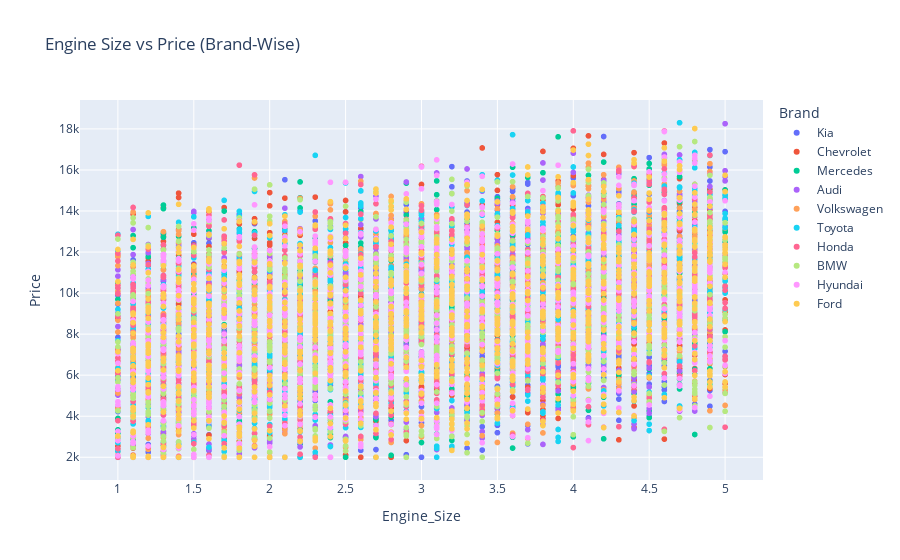

This figure's notebook cell:
### Markdown cell above
## Engine Size vs. Price Analysis (Brand-wise)

### Code cell
fig = px.scatter(df,
                 x="Engine_Size",
                 y="Price",
                 color="Brand",
                 hover_data=["Car_Name", "Engine_Size", "Price"],
                 title="Engine Size vs Price (Brand-Wise)")

fig.show()

### Figure 1 — Plotly figure (JSON) as saved in the notebook; plotly's stock layout.template omitted (floating-point values rounded to 4 significant figures; data arrays with more than 128 entries replaced by an {"elided": "..."} marker saying what was removed)
{"data": [{"customdata": {"elided": "976x1 str values"}, "hovertemplate": "Brand=Kia<br>Engine_Size=%{x}<br>Price=%{y}<br>Car_Name=%{customdata[0]}<extra></extra>", "legendgroup": "Kia", "marker": {"color": "#636efa", "symbol": "circle"}, "mode": "markers", "name": "Kia", "showlegend": true, "type": "scattergl", "x": {"elided": "976 float values"}, "xaxis": "x", "y": {"elided": "976 int values"}, "yaxis": "y"}, {"customdata": {"elided": "1003x1 str values"}, "hovertemplate": "Brand=Chevrolet<br>Engine_Size=%{x}<br>Price=%{y}<br>Car_Name=%{customdata[0]}<extra></extra>", "legendgroup": "Chevrolet", "marker": {"color": "#EF553B", "symbol": "circle"}, "mode": "markers", "name": "Chevrolet", "showlegend": true, "type": "scattergl", "x": {"elided": "1003 float values"}, "xaxis": "x", "y": {"elided": "1003 int values"}, "yaxis": "y"}, {"customdata": {"elided": "942x1 str values"}, "hovertemplate": "Brand=Mercedes<br>Engine_Size=%{x}<br>Price=%{y}<br>Car_Name=%{customdata[0]}<extra></extra>", "legendgroup": "Mercedes", "marker": {"color": "#00cc96", "symbol": "circle"}, "mode": "markers", "name": "Mercedes", "showlegend": true, "type": "scattergl", "x": {"elided": "942 float values"}, "xaxis": "x", "y": {"elided": "942 int values"}, "yaxis": "y"}, {"customdata": {"elided": "1038x1 str values"}, "hovertemplate": "Brand=Audi<br>Engine_Size=%{x}<br>Price=%{y}<br>Car_Name=%{customdata[0]}<extra></extra>", "legendgroup": "Audi", "marker": {"color": "#ab63fa", "symbol": "circle"}, "mode": "markers", "name": "Audi", "showlegend": true, "type": "scattergl", "x": {"elided": "1038 float values"}, "xaxis": "x", "y": {"elided": "1038 int values"}, "yaxis": "y"}, {"customdata": {"elided": "1020x1 str values"}, "hovertemplate": "Brand=Volkswagen<br>Engine_Size=%{x}<br>Price=%{y}<br>Car_Name=%{customdata[0]}<extra></extra>", "legendgroup": "Volkswagen", "marker": {"color": "#FFA15A", "symbol": "circle"}, "mode": "markers", "name": "Volkswagen", "showlegend": true, "type": "scattergl", "x": {"elided": "1020 float values"}, "xaxis": "x", "y": {"elided": "1020 int values"}, "yaxis": "y"}, {"customdata": {"elided": "970x1 str values"}, "hovertemplate": "Brand=Toyota<br>Engine_Size=%{x}<br>Price=%{y}<br>Car_Name=%{customdata[0]}<extra></extra>", "legendgroup": "Toyota", "marker": {"color": "#19d3f3", "symbol": "circle"}, "mode": "markers", "name": "Toyota", "showlegend": true, "type": "scattergl", "x": {"elided": "970 float values"}, "xaxis": "x", "y": {"elided": "970 int values"}, "yaxis": "y"}, {"customdata": {"elided": "1009x1 str values"}, "hovertemplate": "Brand=Honda<br>Engine_Size=%{x}<br>Price=%{y}<br>Car_Name=%{customdata[0]}<extra></extra>", "legendgroup": "Honda", "marker": {"color": "#FF6692", "symbol": "circle"}, "mode": "markers", "name": "Honda", "showlegend": true, "type": "scattergl", "x": {"elided": "1009 float values"}, "xaxis": "x", "y": {"elided": "1009 int values"}, "yaxis": "y"}, {"customdata": {"elided": "999x1 str values"}, "hovertemplate": "Brand=BMW<br>Engine_Size=%{x}<br>Price=%{y}<br>Car_Name=%{customdata[0]}<extra></extra>", "legendgroup": "BMW", "marker": {"color": "#B6E880", "symbol": "circle"}, "mode": "markers", "name": "BMW", "showlegend": true, "type": "scattergl", "x": {"elided": "999 float values"}, "xaxis": "x", "y": {"elided": "999 int values"}, "yaxis": "y"}, {"customdata": {"elided": "995x1 str values"}, "hovertemplate": "Brand=Hyundai<br>Engine_Size=%{x}<br>Price=%{y}<br>Car_Name=%{customdata[0]}<extra></extra>", "legendgroup": "Hyundai", "marker": {"color": "#FF97FF", "symbol": "circle"}, "mode": "markers", "name": "Hyundai", "showlegend": true, "type": "scattergl", "x": {"elided": "995 float values"}, "xaxis": "x", "y": {"elided": "995 int values"}, "yaxis": "y"}, {"customdata": {"elided": "1048x1 str values"}, "hovertemplate": "Brand=Ford<br>Engine_Size=%{x}<br>Price=%{y}<br>Car_Name=%{customdata[0]}<extra></extra>", "legendgroup": "Ford", "marker": {"color": "#FECB52", "symbol": "circle"}, "mode": "markers", "name": "Ford", "showlegend": true, "type": "scattergl", "x": {"elided": "1048 float values"}, "xaxis": "x", "y": {"elided": "1048 int values"}, "yaxis": "y"}], "layout": {"legend": {"title": {"text": "Brand"}, "tracegroupgap": 0}, "title": {"text": "Engine Size vs Price (Brand-Wise)"}, "xaxis": {"anchor": "y", "domain": [0, 1], "title": {"text": "Engine_Size"}}, "yaxis": {"anchor": "x", "domain": [0, 1], "title": {"text": "Price"}}}}
